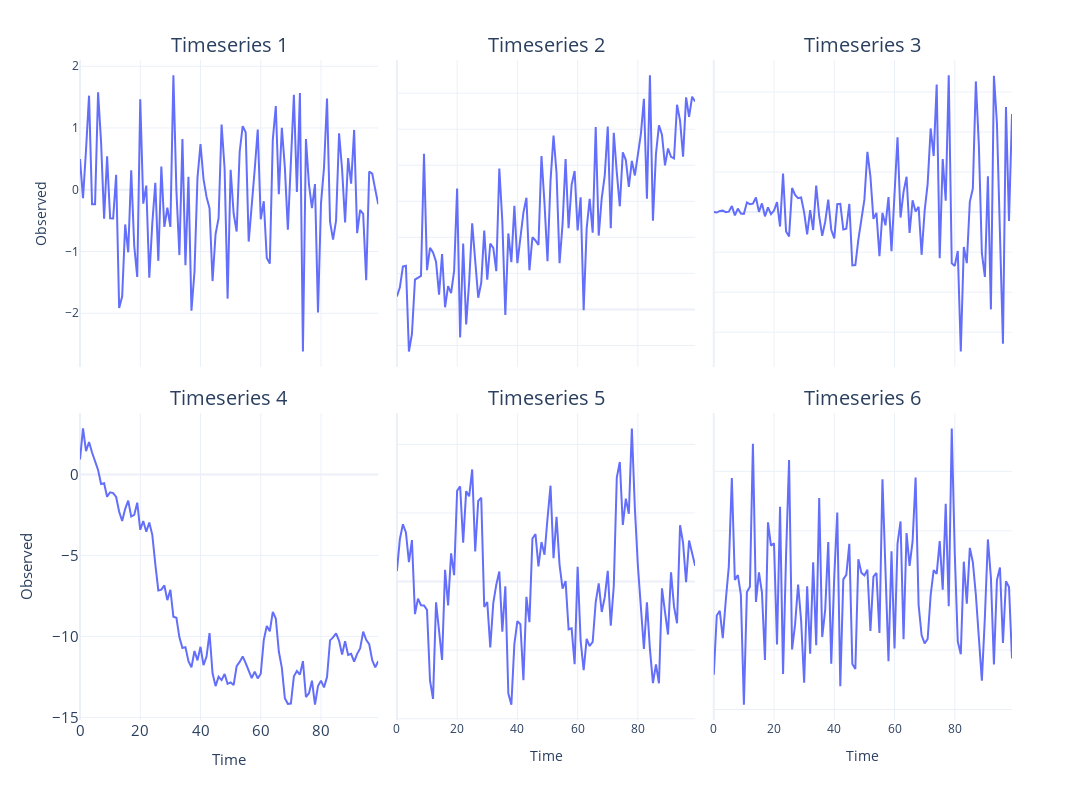

Notebook cell for this chart:
### Code cell
fig = px.line(pd.melt(plot_df, id_vars="Time", value_name="Observed"), x="Time", y="Observed", facet_col="variable", facet_col_wrap=3)
fig.update_yaxes(matches=None)
fig.for_each_annotation(lambda a: a.update(text=a.text.split("=")[-1], font=dict(size=16)))
fig.update_layout(
            autosize=False,
            width=1600,
            height=800,
            yaxis=dict(
                titlefont=dict(size=15),
                tickfont=dict(size=15),
            ),
            xaxis=dict(
                titlefont=dict(size=15),
                tickfont=dict(size=15),
            )
        )
fig.update_annotations(font_size=20)
fig.write_image("imgs/chapter_6/stationary_ts.png")
fig.show()

### Figure 1 — Plotly figure (JSON) as saved in the notebook; plotly's stock layout.template omitted (floating-point values rounded to 4 significant figures)
{"data": [{"hovertemplate": "variable=Timeseries 1<br>Time=%{x}<br>Observed=%{y}<extra></extra>", "legendgroup": "", "line": {"color": "#636efa", "dash": "solid"}, "marker": {"symbol": "circle"}, "mode": "lines", "name": "", "orientation": "v", "showlegend": false, "type": "scatter", "x": [0, 1, 2, 3, 4, 5, 6, 7, 8, 9, 10, 11, 12, 13, 14, 15, 16, 17, 18, 19, 20, 21, 22, 23, 24, 25, 26, 27, 28, 29, 30, 31, 32, 33, 34, 35, 36, 37, 38, 39, 40, 41, 42, 43, 44, 45, 46, 47, 48, 49, 50, 51, 52, 53, 54, 55, 56, 57, 58, 59, 60, 61, 62, 63, 64, 65, 66, 67, 68, 69, 70, 71, 72, 73, 74, 75, 76, 77, 78, 79, 80, 81, 82, 83, 84, 85, 86, 87, 88, 89, 90, 91, 92, 93, 94, 95, 96, 97, 98, 99], "xaxis": "x4", "y": [0.4967, -0.1383, 0.6477, 1.523, -0.2342, -0.2341, 1.579, 0.7674, -0.4695, 0.5426, -0.4634, -0.4657, 0.242, -1.913, -1.725, -0.5623, -1.013, 0.3142, -0.908, -1.412, 1.466, -0.2258, 0.06753, -1.425, -0.5444, 0.1109, -1.151, 0.3757, -0.6006, -0.2917, -0.6017, 1.852, -0.0135, -1.058, 0.8225, -1.221, 0.2089, -1.96, -1.328, 0.1969, 0.7385, 0.1714, -0.1156, -0.3011, -1.479, -0.7198, -0.4606, 1.057, 0.3436, -1.763, 0.3241, -0.3851, -0.6769, 0.6117, 1.031, 0.9313, -0.8392, -0.3092, 0.3313, 0.9755, -0.4792, -0.1857, -1.106, -1.196, 0.8125, 1.356, -0.07201, 1.004, 0.3616, -0.6451, 0.3614, 1.538, -0.03583, 1.565, -2.62, 0.8219, 0.08705, -0.299, 0.09176, -1.988, -0.2197, 0.3571, 1.478, -0.5183, -0.8085, -0.5018, 0.9154, 0.3288, -0.5298, 0.5133, 0.09708, 0.9686, -0.7021, -0.3277, -0.3921, -1.464, 0.2961, 0.2611, 0.005113, -0.2346], "yaxis": "y4"}, {"hovertemplate": "variable=Timeseries 2<br>Time=%{x}<br>Observed=%{y}<extra></extra>", "legendgroup": "", "line": {"color": "#636efa", "dash": "solid"}, "marker": {"symbol": "circle"}, "mode": "lines", "name": "", "orientation": "v", "showlegend": false, "type": "scatter", "x": [0, 1, 2, 3, 4, 5, 6, 7, 8, 9, 10, 11, 12, 13, 14, 15, 16, 17, 18, 19, 20, 21, 22, 23, 24, 25, 26, 27, 28, 29, 30, 31, 32, 33, 34, 35, 36, 37, 38, 39, 40, 41, 42, 43, 44, 45, 46, 47, 48, 49, 50, 51, 52, 53, 54, 55, 56, 57, 58, 59, 60, 61, 62, 63, 64, 65, 66, 67, 68, 69, 70, 71, 72, 73, 74, 75, 76, 77, 78, 79, 80, 81, 82, 83, 84, 85, 86, 87, 88, 89, 90, 91, 92, 93, 94, 95, 96, 97, 98, 99], "xaxis": "x5", "y": [0.3578, 0.6127, 1.187, 1.21, -1.17, -0.6782, 0.8265, 0.8772, 0.9304, 4.32, 1.09, 1.707, 1.577, 1.326, 0.4116, 1.538, 0.05785, 0.6458, 0.4491, 1.068, 3.353, -0.777, 1.828, -0.4186, 0.7741, 2.387, 1.414, 0.324, 0.7384, 2.185, 0.8271, 1.826, 1.707, 1.062, 3.909, 2.451, -0.1561, 2.107, 1.311, 2.877, 1.284, 2.014, 2.686, 3.098, 1.084, 2.002, 1.913, 1.787, 4.257, 2.949, 1.335, 3.566, 4.822, 3.784, 1.284, 2.371, 4.174, 2.252, 3.455, 3.838, 2.188, 3.107, -0.02241, 2.246, 3.07, 2.127, 5.059, 2.048, 3.09, 3.713, 5.075, 2.25, 4.901, 3.8, 2.86, 4.356, 4.145, 3.397, 4.119, 3.716, 4.267, 4.867, 5.843, 3.071, 6.494, 2.461, 4.313, 5.105, 4.85, 3.998, 4.464, 4.231, 4.187, 5.678, 5.237, 4.239, 5.884, 5.343, 5.901, 5.769], "yaxis": "y5"}, {"hovertemplate": "variable=Timeseries 3<br>Time=%{x}<br>Observed=%{y}<extra></extra>", "legendgroup": "", "line": {"color": "#636efa", "dash": "solid"}, "marker": {"symbol": "circle"}, "mode": "lines", "name": "", "orientation": "v", "showlegend": false, "type": "scatter", "x": [0, 1, 2, 3, 4, 5, 6, 7, 8, 9, 10, 11, 12, 13, 14, 15, 16, 17, 18, 19, 20, 21, 22, 23, 24, 25, 26, 27, 28, 29, 30, 31, 32, 33, 34, 35, 36, 37, 38, 39, 40, 41, 42, 43, 44, 45, 46, 47, 48, 49, 50, 51, 52, 53, 54, 55, 56, 57, 58, 59, 60, 61, 62, 63, 64, 65, 66, 67, 68, 69, 70, 71, 72, 73, 74, 75, 76, 77, 78, 79, 80, 81, 82, 83, 84, 85, 86, 87, 88, 89, 90, 91, 92, 93, 94, 95, 96, 97, 98, 99], "xaxis": "x6", "y": [0, -0.5602, 1.495, 1.831, -0.08361, 0.5866, 7.666, -4.141, 4.377, -1.82, -2.177, 12.09, 9.905, 10.58, 18.28, 0.3151, 10.91, -5.275, 5.835, -2.473, 1.94, 12.5, -18.0, 48.12, -24.14, -30.35, 30.11, 21.37, 17.48, 18.22, -0.3674, -27.81, 2.426, -22.35, 33.15, -5.147, -29.72, -11.89, 15.69, -21.99, -32.89, 9.991, 10.29, -21.8, -20.73, 10.44, -66.61, -66.15, -34.49, -10.46, 15.55, 75.24, 44.6, -8.477, -1.027, -55.14, -1.037, -16.45, 18.72, -48.81, 31.16, 93.5, -6.743, 25.31, 44.17, -26.08, 14.79, 0.8437, 6.642, -53.34, 1.716, 35.36, 104.5, 70.03, 159.3, -57.55, 66.3, 14.12, 170.8, -63.86, -67.18, -48.55, -174.2, -43.64, -63.77, 12.78, 29.39, 163.2, 83.64, -51.34, -80.86, 44.76, -121.5, 170.3, 110.9, -44.57, -164.5, 131.3, -11.22, 122.5], "yaxis": "y6"}, {"hovertemplate": "variable=Timeseries 4<br>Time=%{x}<br>Observed=%{y}<extra></extra>", "legendgroup": "", "line": {"color": "#636efa", "dash": "solid"}, "marker": {"symbol": "circle"}, "mode": "lines", "name": "", "orientation": "v", "showlegend": false, "type": "scatter", "x": [0, 1, 2, 3, 4, 5, 6, 7, 8, 9, 10, 11, 12, 13, 14, 15, 16, 17, 18, 19, 20, 21, 22, 23, 24, 25, 26, 27, 28, 29, 30, 31, 32, 33, 34, 35, 36, 37, 38, 39, 40, 41, 42, 43, 44, 45, 46, 47, 48, 49, 50, 51, 52, 53, 54, 55, 56, 57, 58, 59, 60, 61, 62, 63, 64, 65, 66, 67, 68, 69, 70, 71, 72, 73, 74, 75, 76, 77, 78, 79, 80, 81, 82, 83, 84, 85, 86, 87, 88, 89, 90, 91, 92, 93, 94, 95, 96, 97, 98, 99], "xaxis": "x", "y": [0.9262, 2.836, 1.437, 2.0, 1.349, 0.8622, 0.2698, -0.5942, -0.5456, -1.377, -1.106, -1.156, -1.395, -2.303, -2.88, -2.124, -1.623, -2.601, -2.502, -1.75, -3.42, -2.876, -3.539, -2.968, -3.732, -5.536, -7.164, -7.116, -6.856, -7.76, -7.122, -8.783, -8.849, -10.06, -10.71, -10.66, -11.53, -11.91, -10.9, -11.48, -10.64, -11.77, -11.24, -9.803, -12.27, -13.07, -12.49, -12.7, -12.33, -12.93, -12.84, -13.0, -11.83, -11.58, -11.24, -11.65, -12.14, -12.57, -12.18, -12.6, -12.31, -10.23, -9.362, -9.688, -8.487, -8.895, -10.93, -11.94, -13.81, -14.16, -14.15, -12.47, -12.14, -12.36, -11.53, -13.74, -13.51, -12.74, -14.21, -13.07, -12.73, -13.15, -12.51, -10.24, -10.06, -9.814, -10.27, -11.12, -10.29, -11.15, -11.08, -11.56, -11.08, -10.74, -9.705, -10.21, -10.48, -11.46, -11.91, -11.53], "yaxis": "y"}, {"hovertemplate": "variable=Timeseries 5<br>Time=%{x}<br>Observed=%{y}<extra></extra>", "legendgroup": "", "line": {"color": "#636efa", "dash": "solid"}, "marker": {"symbol": "circle"}, "mode": "lines", "name": "", "orientation": "v", "showlegend": false, "type": "scatter", "x": [0, 1, 2, 3, 4, 5, 6, 7, 8, 9, 10, 11, 12, 13, 14, 15, 16, 17, 18, 19, 20, 21, 22, 23, 24, 25, 26, 27, 28, 29, 30, 31, 32, 33, 34, 35, 36, 37, 38, 39, 40, 41, 42, 43, 44, 45, 46, 47, 48, 49, 50, 51, 52, 53, 54, 55, 56, 57, 58, 59, 60, 61, 62, 63, 64, 65, 66, 67, 68, 69, 70, 71, 72, 73, 74, 75, 76, 77, 78, 79, 80, 81, 82, 83, 84, 85, 86, 87, 88, 89, 90, 91, 92, 93, 94, 95, 96, 97, 98, 99], "xaxis": "x2", "y": [0.3056, 1.241, 1.67, 1.432, 0.568, 1.21, -0.9483, -0.4984, -0.6887, -0.6967, -0.8255, -2.891, -3.419, -0.6073, -1.434, -2.286, 0.34, -0.6933, 0.8233, 0.1868, 2.648, 2.773, 1.136, 2.637, 2.486, 3.269, 0.8754, 2.351, 2.443, -0.7407, -0.5961, -1.92, -0.6254, -0.09144, 0.2913, -1.463, -0.138, -3.265, -3.588, -1.822, -1.153, -1.244, -2.876, -0.4451, -1.185, 1.257, 1.385, 0.4452, 1.151, 0.7811, 1.837, 2.795, 0.6793, 1.889, 0.4878, -0.2057, 0.01227, -1.391, -1.363, -2.409, 0.4276, -1.731, -2.585, -1.671, -1.879, -1.758, -0.5969, -0.05147, -0.8865, -0.4565, 0.3121, -1.284, -0.1302, 3.032, 3.485, 1.651, 2.417, 1.976, 4.464, 2.138, 0.4592, -0.8362, -1.962, -0.6055, -1.967, -2.959, -2.413, -2.967, -0.1979, -0.8849, -1.545, 0.2688, -0.7316, -1.217, 1.642, 1.126, -0.01918, 1.195, 0.7894, 0.4575], "yaxis": "y2"}, {"hovertemplate": "variable=Timeseries 6<br>Time=%{x}<br>Observed=%{y}<extra></extra>", "legendgroup": "", "line": {"color": "#636efa", "dash": "solid"}, "marker": {"symbol": "circle"}, "mode": "lines", "name": "", "orientation": "v", "showlegend": false, "type": "scatter", "x": [0, 1, 2, 3, 4, 5, 6, 7, 8, 9, 10, 11, 12, 13, 14, 15, 16, 17, 18, 19, 20, 21, 22, 23, 24, 25, 26, 27, 28, 29, 30, 31, 32, 33, 34, 35, 36, 37, 38, 39, 40, 41, 42, 43, 44, 45, 46, 47, 48, 49, 50, 51, 52, 53, 54, 55, 56, 57, 58, 59, 60, 61, 62, 63, 64, 65, 66, 67, 68, 69, 70, 71, 72, 73, 74, 75, 76, 77, 78, 79, 80, 81, 82, 83, 84, 85, 86, 87, 88, 89, 90, 91, 92, 93, 94, 95, 96, 97, 98, 99], "xaxis": "x3", "y": [-1.415, -0.4206, -0.3427, -0.8023, -0.1613, 0.4041, 1.886, 0.1746, 0.2576, -0.07445, -1.919, -0.02651, 0.06023, 2.463, -0.1924, 0.3015, -0.03471, -1.169, 1.143, 0.7519, 0.791, -0.9094, 1.403, -1.402, 0.5869, 2.19, -0.9905, -0.5663, 0.09965, -0.5035, -1.551, 0.06856, -1.062, 0.4736, -0.9194, 1.55, -0.7833, -0.3221, 0.8135, -1.231, 0.2275, 1.307, -1.607, 0.1846, 0.2599, 0.7818, -1.237, -1.32, 0.5219, 0.297, 0.2505, 0.3464, -0.68, 0.2323, 0.2931, -0.7144, 1.866, 0.4738, -1.191, 0.6566, -0.9747, 0.7871, 1.159, -0.8207, 0.9634, 0.4128, 0.8221, 1.897, -0.2454, -0.7537, -0.8895, -0.8158, -0.0771, 0.3412, 0.2767, 0.8272, 0.013, 1.454, -0.2647, 2.72, 0.6257, -0.8572, -1.071, 0.4825, -0.2235, 0.714, 0.4732, -0.07283, -0.8468, -1.515, -0.4465, 0.8564, 0.2141, -1.246, 0.1732, 0.3853, -0.8839, 0.1537, 0.05821, -1.143], "yaxis": "y3"}], "layout": {"annotations": [{"font": {"size": 20}, "showarrow": false, "text": "Timeseries 4", "x": 0.16, "xanchor": "center", "xref": "paper", "y": 0.465, "yanchor": "bottom", "yref": "paper"}, {"font": {"size": 20}, "showarrow": false, "text": "Timeseries 5", "x": 0.5, "xanchor": "center", "xref": "paper", "y": 0.465, "yanchor": "bottom", "yref": "paper"}, {"font": {"size": 20}, "showarrow": false, "text": "Timeseries 6", "x": 0.84, "xanchor": "center", "xref": "paper", "y": 0.465, "yanchor": "bottom", "yref": "paper"}, {"font": {"size": 20}, "showarrow": false, "text": "Timeseries 1", "x": 0.16, "xanchor": "center", "xref": "paper", "y": 1.0, "yanchor": "bottom", "yref": "paper"}, {"font": {"size": 20}, "showarrow": false, "text": "Timeseries 2", "x": 0.5, "xanchor": "center", "xref": "paper", "y": 1.0, "yanchor": "bottom", "yref": "paper"}, {"font": {"size": 20}, "showarrow": false, "text": "Timeseries 3", "x": 0.84, "xanchor": "center", "xref": "paper", "y": 1.0, "yanchor": "bottom", "yref": "paper"}], "autosize": false, "height": 800, "legend": {"tracegroupgap": 0}, "margin": {"t": 60}, "width": 1600, "xaxis": {"anchor": "y", "autorange": true, "domain": [0, 0.32], "range": [0, 99], "tickfont": {"size": 15}, "title": {"font": {"size": 15}, "text": "Time"}, "type": "linear"}, "xaxis2": {"anchor": "y2", "autorange": true, "domain": [0.34, 0.66], "matches": "x", "range": [0, 99], "title": {"text": "Time"}, "type": "linear"}, "xaxis3": {"anchor": "y3", "autorange": true, "domain": [0.68, 1.0], "matches": "x", "range": [0, 99], "title": {"text": "Time"}, "type": "linear"}, "xaxis4": {"anchor": "y4", "autorange": true, "domain": [0, 0.32], "matches": "x", "range": [0, 99], "showticklabels": false, "type": "linear"}, "xaxis5": {"anchor": "y5", "autorange": true, "domain": [0.34, 0.66], "matches": "x", "range": [0, 99], "showticklabels": false, "type": "linear"}, "xaxis6": {"anchor": "y6", "autorange": true, "domain": [0.68, 1.0], "matches": "x", "range": [0, 99], "showticklabels": false, "type": "linear"}, "yaxis": {"anchor": "x", "autorange": true, "domain": [0, 0.465], "range": [-15.16, 3.783], "tickfont": {"size": 15}, "title": {"font": {"size": 15}, "text": "Observed"}, "type": "linear"}, "yaxis2": {"anchor": "x2", "autorange": true, "domain": [0, 0.465], "range": [-4.036, 4.911], "showticklabels": false, "type": "linear"}, "yaxis3": {"anchor": "x3", "autorange": true, "domain": [0, 0.465], "range": [-2.176, 2.978], "showticklabels": false, "type": "linear"}, "yaxis4": {"anchor": "x4", "autorange": true, "domain": [0.535, 1.0], "range": [-2.868, 2.101], "title": {"text": "Observed"}, "type": "linear"}, "yaxis5": {"anchor": "x5", "autorange": true, "domain": [0.535, 1.0], "range": [-1.596, 6.92], "showticklabels": false, "type": "linear"}, "yaxis6": {"anchor": "x6", "autorange": true, "domain": [0.535, 1.0], "range": [-193.3, 190.0], "showticklabels": false, "type": "linear"}}}
